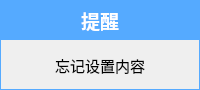
<?xml version="1.0" encoding="UTF-8"?>
<ui version="4.0">
 <class>Scene_Record_Warning</class>
 <widget class="QDialog" name="Scene_Record_Warning">
  <property name="geometry">
   <rect>
    <x>0</x>
    <y>0</y>
    <width>200</width>
    <height>90</height>
   </rect>
  </property>
  <property name="sizePolicy">
   <sizepolicy hsizetype="Preferred" vsizetype="Preferred">
    <horstretch>0</horstretch>
    <verstretch>0</verstretch>
   </sizepolicy>
  </property>
  <property name="minimumSize">
   <size>
    <width>200</width>
    <height>0</height>
   </size>
  </property>
  <property name="windowTitle">
   <string>Dialog</string>
  </property>
  <property name="styleSheet">
   <string notr="true">border:1px solid rgb(85, 170, 255);</string>
  </property>
  <layout class="QGridLayout" name="gridLayout_2">
   <property name="leftMargin">
    <number>0</number>
   </property>
   <property name="topMargin">
    <number>0</number>
   </property>
   <property name="rightMargin">
    <number>0</number>
   </property>
   <property name="bottomMargin">
    <number>0</number>
   </property>
   <property name="spacing">
    <number>0</number>
   </property>
   <item row="0" column="0">
    <widget class="QLabel" name="label">
     <property name="sizePolicy">
      <sizepolicy hsizetype="Minimum" vsizetype="Minimum">
       <horstretch>0</horstretch>
       <verstretch>0</verstretch>
      </sizepolicy>
     </property>
     <property name="minimumSize">
      <size>
       <width>40</width>
       <height>40</height>
      </size>
     </property>
     <property name="font">
      <font>
       <pointsize>14</pointsize>
       <weight>75</weight>
       <bold>true</bold>
      </font>
     </property>
     <property name="styleSheet">
      <string notr="true">background-color: rgb(85, 170, 255);
color: rgb(255, 255, 255);
padding-left:1.5em;
padding-top:0.6em;
padding-bottom:0.6em;
border:0;</string>
     </property>
     <property name="text">
      <string>提醒</string>
     </property>
     <property name="alignment">
      <set>Qt::AlignCenter</set>
     </property>
    </widget>
   </item>
   <item row="1" column="0">
    <widget class="QLabel" name="content">
     <property name="sizePolicy">
      <sizepolicy hsizetype="Preferred" vsizetype="Preferred">
       <horstretch>0</horstretch>
       <verstretch>0</verstretch>
      </sizepolicy>
     </property>
     <property name="minimumSize">
      <size>
       <width>0</width>
       <height>50</height>
      </size>
     </property>
     <property name="font">
      <font>
       <pointsize>11</pointsize>
       <weight>50</weight>
       <bold>false</bold>
      </font>
     </property>
     <property name="styleSheet">
      <string notr="true">border:0;
padding-left:2em;
padding-right:2em;
</string>
     </property>
     <property name="text">
      <string>忘记设置内容</string>
     </property>
     <property name="alignment">
      <set>Qt::AlignCenter</set>
     </property>
    </widget>
   </item>
  </layout>
 </widget>
 <resources/>
 <connections/>
</ui>
